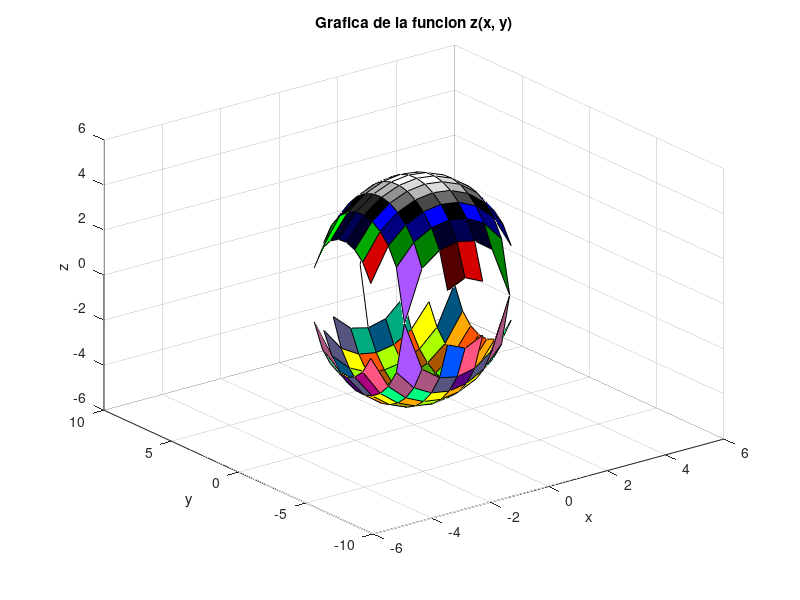

This chart was generated by the following MATLAB code:
% Laboratorio N° 10
% variante 2 
% Enunciado:
% Trazar un gráfico de superficie para un numero dado de 
% puntos lo largo de cada eje y un esquema de color dado
% elipsoide para 1000 puntos con paso de 0.6. color cube

% formula de elipsoide:
% (x - xo)^2/a^2 + (y - y0)^2/b^2 + (z - z0)^2/c^2 = 1

% definiendo los parametros para el elipsoide
a = 3.0;    b = 4.0;    c = 5.0;
x0 = 0;     y0 = 0;     z0 = 0;

% definiendo las variables x, y
x = -6:0.6:6;
y = -8:0.6:8;

% creando la malla para los ejes X, Y
[X, Y] = meshgrid(x, y);

% formula del elipsoide
zc1 = z0 + sqrt( 1 - (X - x0).^2/a^2 - (Y - y0).^2/b^2 ) * c;
zc2 = z0 - sqrt( 1 - (X - x0).^2/a^2 - (Y - y0).^2/b^2 ) * c;

% eliminar posibles valores de zc1 que pert. a los complejos
ind1 = abs(imag(zc1)) > 0;
zc1(ind1)= NaN;

% eliminar posibles valores de zc2 que pert. a los complejos
ind2 = abs(imag(zc2)) > 0;
zc2(ind2) = NaN;

% construir grafica
figure
surf(X, Y, zc1);
hold on
surf(X, Y, zc2);
colormap(colorcube);

% especificaciones de la grafica
title("Grafica de la funcion z(x, y)");
xlabel("x");
ylabel("y");
zlabel("z");

